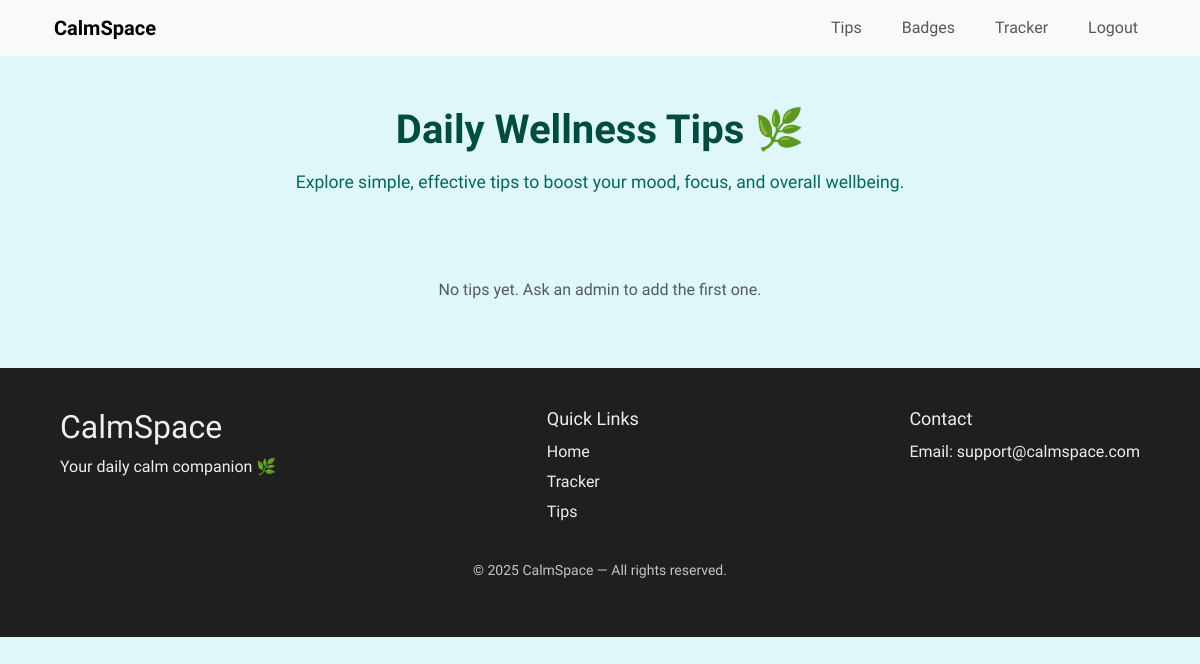
Page /tips (signed in) on the earlier database version.
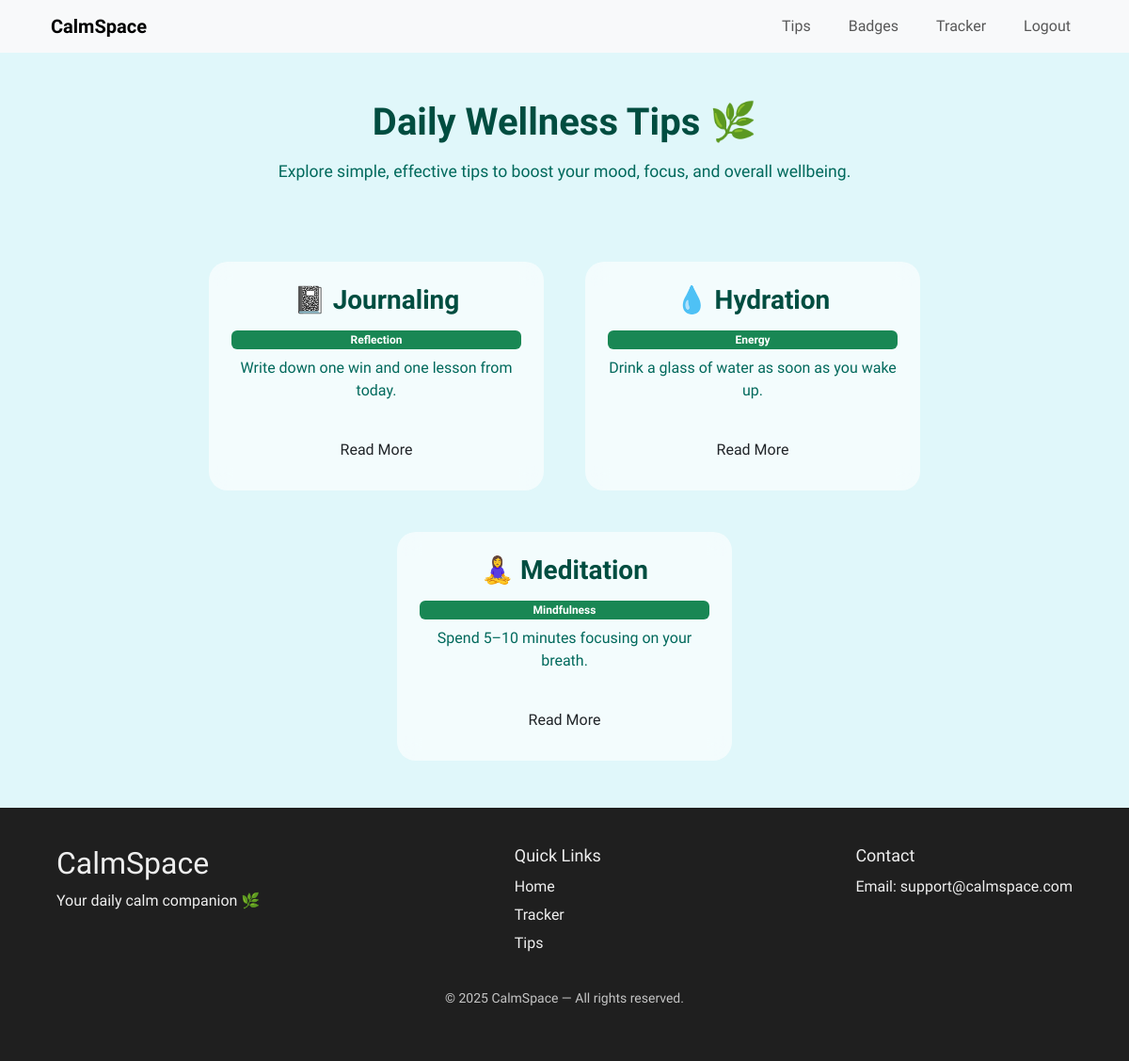
Same page on the later database version.
### models.py (models this page shows)
class Tip(db.Model):
    __tablename__ = 'tips'
    id = db.Column(db.Integer, primary_key=True)
    title = db.Column(db.String(150), nullable=False)
    body = db.Column(db.Text, nullable=False)
    category = db.Column(db.String(80))
    created_at = db.Column(db.DateTime, default=datetime.utcnow)
    updated_at = db.Column(db.DateTime, default=datetime.utcnow, onupdate=datetime.utcnow)
    author_id = db.Column(db.Integer, db.ForeignKey('users.id'))

### routes.py (the view)
@main.route("/tips")
def tips():
    user = get_current_user()
    if user and user.is_admin:
        return redirect(url_for("main.admin_dashboard"))
    all_tips = Tip.query.order_by(Tip.created_at.desc()).all()
    return render_template("tips.html", tips=all_tips)

### routes.py (called while the page is built)
def get_current_user():
    if getattr(g, "_current_user", None) is not None:
        return g._current_user
    user = None
    if session.get("user_id"):
        user = User.query.get(session["user_id"])
    g._current_user = user
    return user

@main.context_processor
def inject_auth_forms():
    return dict(
        signup_form=SignupForm(),
        login_form=LoginForm(),
        current_user=get_current_user(),
    )

@main.before_app_request
def load_user():
    get_current_user()

### templates/tips.html (shortened to what this page needs)
{% extends 'base.html' %}
{% block css %}
  <link rel="stylesheet" href="{{ url_for('static', filename='style/tips.css') }}" />
{% endblock %}
{% block content %}
  <section class="hero container text-center">
    <h2>Daily Wellness Tips 🌿</h2>
    <p>Explore simple, effective tips to boost your mood, focus, and overall wellbeing.</p>
  </section>
  <section class="container mt-5">
    <div class="row g-4 cards-row">
      {% for t in tips %}
        <div class="col-md-4 d-flex">
          <div class="card glass-card text-center p-4 flex-fill card-eq">
            <h3>{{ t.title }}</h3>
            {% if t.category %}
              <span class="badge bg-success mb-2">{{ t.category }}</span>
            {% endif %}
            <p>{{ t.body[:120] ~ ('...' if t.body|length > 120 else '') }}</p>
            <a href="{{ url_for('main.tip_detail', tip_id=t.id) }}" class="btn start-btn mt-3">Read More</a>
          </div>
        </div>
      {% endfor %}
      {% if not tips %}
        <p class="text-center text-muted">No tips yet. Ask an admin to add the first one.</p>
      {% endif %}
    </div>
  </section>
{% endblock %}

### templates/base.html (shortened to what this page needs)
<!DOCTYPE html>
<html lang="en">
  <head>
    <link href="https://cdn.jsdelivr.net/npm/bootstrap@5.3.8/dist/css/bootstrap.min.css" rel="stylesheet" />
    <link rel="stylesheet" href="{{ url_for('static', filename='style/effects.css') }}" />
    {% block css %}
    {% endblock %}
  </head>
  <body>
    <div id="snowflakes" aria-hidden="true"></div>
    {% include 'components/_navbar.html' %}
    {% block content %}
    {% endblock %}
    {% include 'components/_footer.html' %}
  </body>
</html>

### templates/components/_navbar.html (shortened to what this page needs)
<nav class="navbar navbar-expand-lg navbar-light bg-light">
  <div class="container">
    <a class="navbar-brand" href="{{ url_for('main.home') }}">CalmSpace</a>
    <div class="collapse navbar-collapse" id="navMenu">
      <ul class="navbar-nav ms-auto">
        {% if session.get('user_id') and current_user and current_user.is_admin %}
          <li class="nav-item">
            <a class="nav-link" href="{{ url_for('main.admin_dashboard') }}">Admin</a>
          </li>
          <li class="nav-item">
            <a class="nav-link" href="{{ url_for('main.logout') }}">Logout</a>
          </li>
        {% elif session.get('user_id') %}
          <li class="nav-item">
            <a class="nav-link" href="{{ url_for('main.tips') }}">Tips</a>
          </li>
          <li class="nav-item">
            <a class="nav-link" href="{{ url_for('main.badges') }}">Badges</a>
          </li>
          <li class="nav-item">
            <a class="nav-link" href="{{ url_for('main.tracker') }}">Tracker</a>
          </li>
          <li class="nav-item">
            <a class="nav-link" href="{{ url_for('main.logout') }}">Logout</a>
          </li>
        {% endif %}
      </ul>
    </div>
  </div>
</nav>

### templates/components/_footer.html
<footer>
  <div class="footer-container">
    <div class="footer-logo">
      <h2>CalmSpace</h2>
      <p>Your daily calm companion 🌿</p>
    </div>
    <div class="footer-links">
      <h3>Quick Links</h3>
      <ul>
        <li>
          <a href="{{ url_for('home') }}">Home</a>
        </li>
        <li>
          <a href="{{ url_for('tracker') }}">Tracker</a>
        </li>
        <li>
          <a href="{{ url_for('tips') }}">Tips</a>
        </li>
      </ul>
    </div>
    <div class="footer-contact">
      <h3>Contact</h3>
      <p>Email: support@calmspace.com</p>
    </div>
  </div>
  <p class="footer-copy">© 2025 CalmSpace — All rights reserved.</p>
</footer>

### static/style/effects.css (style rules this page uses)
#snowflakes { position: fixed; inset: 0; pointer-events: none; overflow: hidden; z-index: 1; }

### static/style/tips.css (style rules this page uses)
* { margin: 0; padding: 0; box-sizing: border-box; }
body { font-family: 'Quicksand', sans-serif; background-color: #e0f7fa; color: #004d40; }
nav a { color: white; text-decoration: none; margin: 0 12px; font-weight: 600; }
.hero { text-align: center; padding: 50px 20px 20px 20px; }
.hero h2 { font-size: 2.5rem; color: #004d40; font-weight: 700; }
.hero p { max-width: 650px; margin: 15px auto; color: #00695c; font-size: 1.1rem; }
.cards-row { display: flex; align-items: stretch; flex-wrap: wrap; gap: 20px; justify-content: center; }
.card-eq { height: 100%; display: flex; flex-direction: column; justify-content: space-between; }
.glass-card { border-radius: 20px; background: rgba(255, 255, 255, 0.6); backdrop-filter: blur(12px); border: none; padding: 30px 20px; transition: 0.2s ease; display: flex; flex-direction: column; justify-content: space-between; }
.glass-card h3 { color: #004d40; font-weight: 700; margin-bottom: 15px; }
.glass-card p { color: #00695c; font-size: 1rem; flex-grow: 1; }
footer { background: #1f1f1f; color: #eee; padding: 40px 0; margin-top: 50px; }
.footer-container { width: 90%; max-width: 1100px; margin: auto; display: flex; justify-content: space-between; flex-wrap: wrap; gap: 30px; }
.footer-container h3 { margin-bottom: 10px; font-size: 18px; }
.footer-links ul { list-style: none; padding: 0; }
.footer-links ul li { margin-bottom: 6px; }
.footer-links ul li a { color: #eee; text-decoration: none; transition: 0.2s; }
.footer-copy { text-align: center; margin-top: 20px; font-size: 14px; opacity: 0.8; }

Differences in the rows shown:
added Tip: title "📓 Journaling", category "Reflection", body "Write down one win and one lesson from today."
added Tip: title "💧 Hydration", category "Energy", body "Drink a glass of water as soon as you wake up."
added Tip: title "🧘‍♀️ Meditation", category "Mindfulness", body "Spend 5–10 minutes focusing on your breath."
Other differences:
text no longer shown: "No tips yet. Ask an admin to add the first one."
